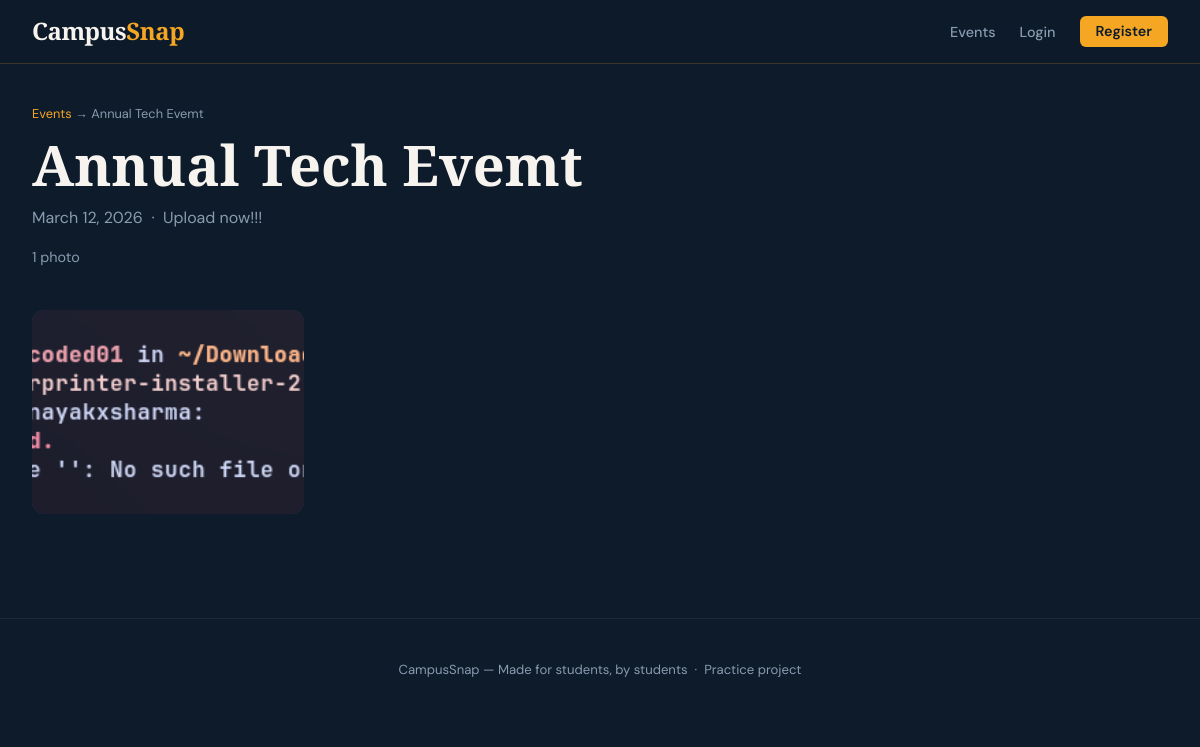
The page /event/1/ on the database its author committed.
### events/models.py (models this page shows, shortened)
class Event(models.Model):
    name = models.CharField(max_length=200)
    description = models.TextField(blank=True)
    date = models.DateField()
    created_by = models.ForeignKey(
        User,
        on_delete=models.SET_NULL,   # if user deleted, keep the event
        null=True,
        related_name='events_created'
    )
    created_at = models.DateTimeField(auto_now_add=True)  # set once on creation
    is_active = models.BooleanField(default=True)
    class Meta:
        ordering = ['-date']  # newest events first
    def approved_images(self):
        return self.images.filter(status='approved')

class EventImage(models.Model):
    STATUS_CHOICES = [
        ('pending', 'Pending Review'),
        ('approved', 'Approved'),
        ('rejected', 'Rejected'),
    ]
    event = models.ForeignKey(
        Event,
        on_delete=models.CASCADE,   # delete images if event is deleted
        related_name='images'       # lets us do event.images.all()
    )
    uploaded_by = models.ForeignKey(
        User,
        on_delete=models.SET_NULL,
        null=True,
        related_name='uploaded_images'
    )
    image = models.ImageField(upload_to='uploads/%Y/%m/%d/')
    caption = models.CharField(max_length=300, blank=True)
    status = models.CharField(
        max_length=10,
        choices=STATUS_CHOICES,
        default='pending'
    )
    uploaded_at = models.DateTimeField(auto_now_add=True)
    reviewed_at = models.DateTimeField(null=True, blank=True)
    reviewed_by = models.ForeignKey(
        User,
        on_delete=models.SET_NULL,
        null=True,
        blank=True,
        related_name='reviewed_images'
    )
    admin_note = models.TextField(
        blank=True,
        help_text='Internal note from admin (not shown to student)'
    )
    class Meta:
        ordering = ['-uploaded_at']

### events/views.py (the view)
# urls.py: path('event/<int:event_id>/', views.event_gallery, name='event_gallery'),
def event_gallery(request, event_id):
    event = get_object_or_404(Event, id=event_id, is_active=True)
    images = event.approved_images()
    return render(request, 'events/gallery.html', {
        'event': event,
        'images': images,
    })

### events/templates/events/gallery.html (shortened to what this page needs)
{% extends 'events/base.html' %}
{% block content %}
<div class="page">
  <div class="page-header">
    <div class="breadcrumb"><a href="{% url 'home' %}">Events</a> → {{ event.name }}</div>
    <h1>{{ event.name }}</h1>
    <p style="color:var(--gray); margin-top:0.5rem;">
      {{ event.date }}
      {% if event.description %} &nbsp;·&nbsp; {{ event.description }}{% endif %}
    </p>
    <div style="margin-top:1rem; display:flex; gap:0.8rem; flex-wrap:wrap; align-items:center;">
      <span style="color:var(--gray); font-size:0.9rem;">{{ images.count }} photo{{ images.count|pluralize }}</span>
    </div>
  </div>
  {% if images %}
    <div class="gallery-grid">
      {% for img in images %}
        <div class="gallery-item">
          <img src="{{ img.image.url }}" alt="{{ img.caption|default:event.name }}" loading="lazy">
        </div>
      {% endfor %}
    </div>
  {% endif %}
</div>
{% endblock %}

### events/static/events/css/main.css (style rules this page uses)
*, *::before, *::after { box-sizing: border-box; margin: 0; padding: 0; }
:root { --navy: #0d1b2a; --navy-mid: #1a2e45; --navy-light:#243b55; --amber: #f5a623; --amber-dim: #c8872a; --white: #f7f4ef; --gray: #8a9bb0; --gray-light:#e8edf3; --danger: #e05252; --success: #3ecf8e; --pending: #f5a623; --radius: 12px; --shadow: 0 4px 24px rgba(0,0,0,0.18); --transition:0.2s ease; }
html { scroll-behavior: smooth; }
body { font-family: 'DM Sans', sans-serif; background: var(--navy); color: var(--white); min-height: 100vh; line-height: 1.6; }
h1, h2, h3 { font-family: 'Playfair Display', serif; line-height: 1.15; font-weight: 700; }
h1 { font-size: clamp(2rem, 5vw, 3.5rem); }
a { color: var(--amber); text-decoration: none; transition: opacity var(--transition); }
.gallery-grid { display: grid; grid-template-columns: repeat(auto-fill, minmax(240px, 1fr)); gap: 1rem; }
.gallery-item { position: relative; aspect-ratio: 4/3; border-radius: var(--radius); overflow: hidden; background: var(--navy-light); }
.gallery-item img { width: 100%; height: 100%; object-fit: cover; transition: transform 0.35s ease; }
.page { padding: 2.5rem 2rem; max-width: 1200px; margin: 0 auto; }
.page-header { margin-bottom: 2.5rem; }
.page-header .breadcrumb { font-size: 0.8rem; color: var(--gray); margin-bottom: 0.5rem; }

### rows shown on the page
Event: name "Annual Tech Evemt", date "March 12, 2026", description "Upload now!!!"
EventImage: image (picture)

### other values the page prints
{{ images.count }} "1"
